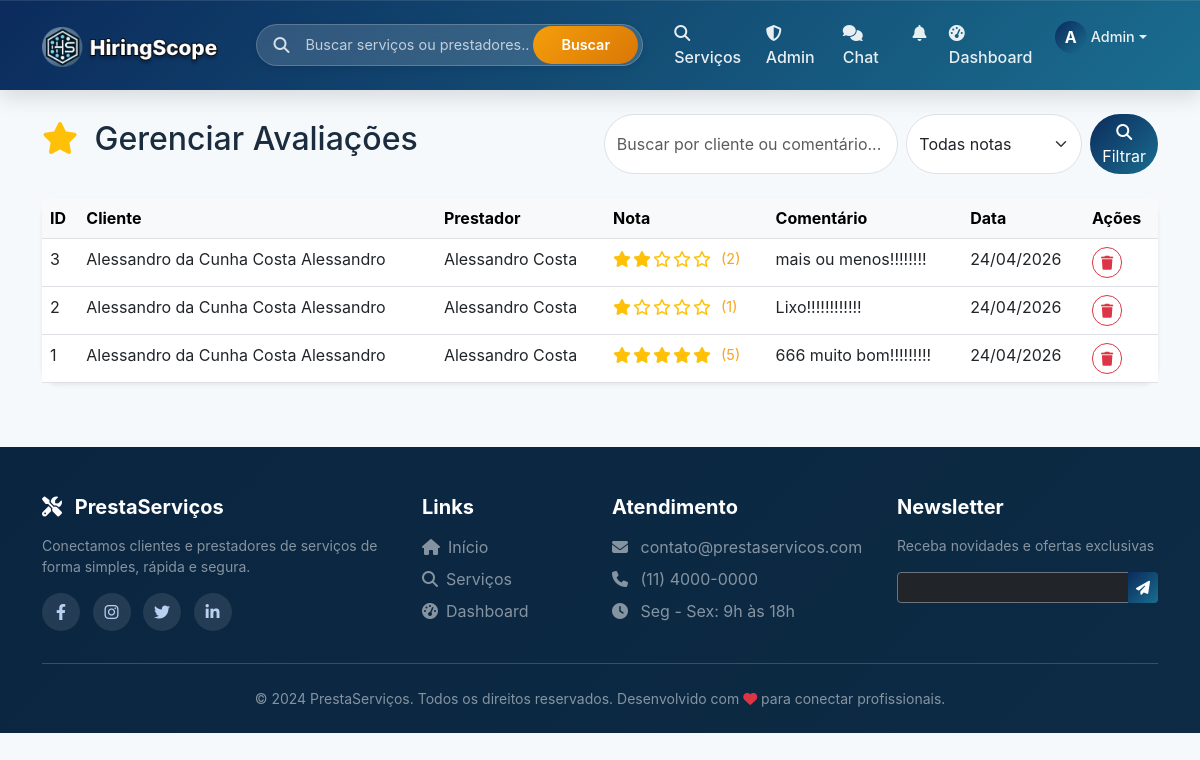
Page /admin/avaliacoes (signed in) on the earlier database version.
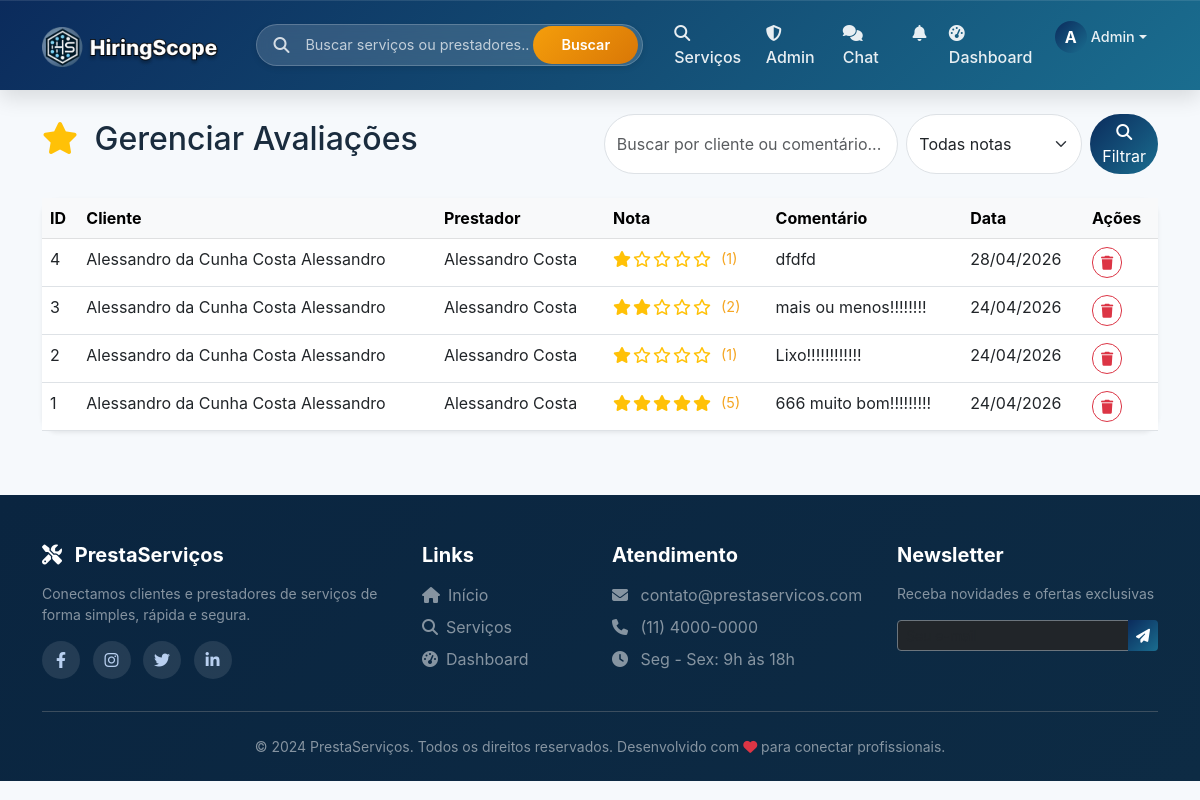
Same page on the later database version.
### models.py (models this page shows, shortened)
class Usuario(UserMixin, db.Model):
    __tablename__ = 'usuarios'
    id = db.Column(db.Integer, primary_key=True)
    nome = db.Column(db.String(100), nullable=False)
    email = db.Column(db.String(100), unique=True, nullable=False)
    senha_hash = db.Column(db.String(200), nullable=False)
    telefone = db.Column(db.String(20))
    tipo = db.Column(db.String(20), nullable=False)  # cliente, prestador
    is_admin = db.Column(db.Boolean, default=False)
    data_cadastro = db.Column(db.DateTime, default=datetime.utcnow)
    foto_perfil = db.Column(db.String(200), default='default.jpg')
    foto_url = db.Column(db.String(500), nullable=True)
    descricao = db.Column(db.Text)
    servicos_oferecidos = db.relationship('Servico', back_populates='prestador', lazy=True)
    avaliacoes_recebidas = db.relationship('Avaliacao', foreign_keys='Avaliacao.prestador_id', back_populates='prestador', lazy=True)
    avaliacoes_feitas = db.relationship('Avaliacao', foreign_keys='Avaliacao.cliente_id', back_populates='cliente', lazy=True)
    favoritos = db.relationship('Favorito', foreign_keys='Favorito.cliente_id', back_populates='cliente', lazy=True)
    contratos_como_cliente = db.relationship('Contrato', foreign_keys='Contrato.cliente_id', back_populates='cliente', lazy=True)
    contratos_como_prestador = db.relationship('Contrato', foreign_keys='Contrato.prestador_id', back_populates='prestador', lazy=True)

class Avaliacao(db.Model):
    __tablename__ = 'avaliacoes'
    id = db.Column(db.Integer, primary_key=True)
    contrato_id = db.Column(db.Integer, db.ForeignKey('contratos.id'), nullable=False)
    cliente_id = db.Column(db.Integer, db.ForeignKey('usuarios.id'), nullable=False)
    prestador_id = db.Column(db.Integer, db.ForeignKey('usuarios.id'), nullable=False)
    servico_id = db.Column(db.Integer, db.ForeignKey('servicos.id'), nullable=True)
    nota = db.Column(db.Integer, nullable=False)
    comentario = db.Column(db.Text)
    qualidade = db.Column(db.Integer, nullable=True)
    pontualidade = db.Column(db.Integer, nullable=True)
    comunicacao = db.Column(db.Integer, nullable=True)
    preco_justo = db.Column(db.Integer, nullable=True)
    data_avaliacao = db.Column(db.DateTime, default=datetime.utcnow)
    editado = db.Column(db.Boolean, default=False)
    data_edicao = db.Column(db.DateTime, nullable=True)
    cliente = db.relationship('Usuario', foreign_keys=[cliente_id], back_populates='avaliacoes_feitas')
    prestador = db.relationship('Usuario', foreign_keys=[prestador_id], back_populates='avaliacoes_recebidas')
    servico = db.relationship('Servico', foreign_keys=[servico_id], back_populates='avaliacoes')
    contrato = db.relationship('Contrato', foreign_keys=[contrato_id], back_populates='avaliacao')

### routes/admin_routes.py (the view)
@admin_bp.route('/avaliacoes')
@admin_required
def avaliacoes():
    nota = request.args.get('nota', '')
    search = request.args.get('search', '')
    query = Avaliacao.query
    if nota and nota.isdigit():
        query = query.filter_by(nota=int(nota))
    if search:
        query = query.join(Usuario, Avaliacao.cliente_id == Usuario.id).filter(
            Usuario.nome.ilike(f'%{search}%') |
            Avaliacao.comentario.ilike(f'%{search}%')
        )
    avaliacoes = query.order_by(Avaliacao.data_avaliacao.desc()).paginate(page=request.args.get('page', 1, type=int), per_page=20)
    return render_template('admin/avaliacoes.html', avaliacoes=avaliacoes, nota=nota, search=search)

### templates/admin/avaliacoes.html (shortened to what this page needs)
{% extends "base.html" %}
{% block content %}
<div class="container mt-4">
    <div class="d-flex justify-content-between align-items-center mb-4 flex-wrap gap-3">
        <h2>
            <i class="fas fa-star text-warning me-2"></i>
            Gerenciar Avaliações
        </h2>
        <div>
            <form method="GET" class="d-flex gap-2">
                <input type="text" name="search" class="form-control rounded-pill" placeholder="Buscar por cliente ou comentário..." value="{{ search }}">
                <select name="nota" class="form-select rounded-pill" style="width: auto;">
                    <option value="">Todas notas</option>
                </select>
                <button type="submit" class="btn btn-primary rounded-pill">
                    <i class="fas fa-search"></i> Filtrar
                </button>
            </form>
        </div>
    </div>
    <div class="card shadow-sm border-0 rounded-4">
        <div class="card-body p-0">
            <div class="table-responsive">
                <table class="table table-hover mb-0">
                    <thead class="table-light">
                        <tr>
                            <th>ID</th>
                            <th>Cliente</th>
                            <th>Prestador</th>
                            <th>Nota</th>
                            <th>Comentário</th>
                            <th>Data</th>
                            <th>Ações</th>
                        </tr>
                    </thead>
                    <tbody>
                        {% for avaliacao in avaliacoes.items %}
                        <tr>
                            <td>{{ avaliacao.id }}</td>
                            <td>{{ avaliacao.cliente.nome if avaliacao.cliente else 'Cliente' }}</td>
                            <td>{{ avaliacao.prestador.nome if avaliacao.prestador else 'Prestador' }}</td>
                            <td>
                                <div class="rating">
                                    {% for i in range(5) %}
                                        {% if i < avaliacao.nota %}
                                            <i class="fas fa-star text-warning"></i>
                                        {% else %}
                                            <i class="far fa-star text-warning"></i>
                                        {% endif %}
                                    {% endfor %}
                                    <span class="ms-2">({{ avaliacao.nota }})</span>
                                </div>
                            </td>
                            <td>{{ avaliacao.comentario[:50] }}{% if avaliacao.comentario and avaliacao.comentario|length > 50 %}...{% endif %}</td>
                            <td>{{ avaliacao.data_avaliacao.strftime('%d/%m/%Y') }}</td>
                            <td>
                                <form action="{{ url_for('admin.delete_avaliacao', avaliacao_id=avaliacao.id) }}" method="POST" class="d-inline" onsubmit="return confirm('Tem certeza que deseja remover esta avaliação?')">
                                    <button type="submit" class="btn btn-sm btn-outline-danger rounded-pill">
                                        <i class="fas fa-trash"></i>
                                    </button>
                                </form>
                            </td>
                        </tr>
                        {% endfor %}
                    </tbody>
                </table>
            </div>
        </div>
    </div>
</div>
{% endblock %}

### templates/base.html (shortened to what this page needs)
<!DOCTYPE html>
<html lang="pt-br">
<head>
    <link href="https://cdn.jsdelivr.net/npm/bootstrap@5.3.0/dist/css/bootstrap.min.css" rel="stylesheet">
    <link rel="stylesheet" href="https://cdnjs.cloudflare.com/ajax/libs/font-awesome/6.4.0/css/all.min.css">
    <link rel="stylesheet" href="{{ url_for('static', filename='style.css') }}">
    <link rel="stylesheet" href="{{ url_for('static', filename='css/base.css') }}">
</head>
<body>
    {% include "components/base/navbar.html" %}
    <main>
        {% block content %}{% endblock %}
    </main>
    {% include "components/base/footer.html" %}
</body>
</html>

### templates/components/base/navbar.html (shortened to what this page needs)
<nav class="navbar navbar-expand-lg navbar-dark sticky-top">
    <div class="container">
        <a class="navbar-brand" href="{{ url_for('main.index') }}">
            <img src="{{ url_for('static', filename='img/logo.png') }}"
                 alt="PrestaServiços"
                 class="navbar-logo"
                 style="height: 42px;"
                 onerror="this.onerror=null; this.parentNode.innerHTML='<i class=\'fas fa-tools me-2\'></i> PrestaServiços';">
        </a>
        <div class="search-bar-desktop d-none d-lg-block">
            <div class="search-bar-wrapper">
                <div class="search-icon"><i class="fas fa-search"></i></div>
                <input type="text" id="globalSearchInput" class="search-input" placeholder="Buscar serviços ou prestadores...">
                <button id="globalSearchBtn" class="search-btn">Buscar</button>
            </div>
        </div>
        <div class="collapse navbar-collapse" id="navbarNav">
            <ul class="navbar-nav ms-auto">
                <li class="nav-item">
                    <a class="nav-link" href="{{ url_for('servico.lista') }}">
                        <i class="fas fa-search me-1"></i> Serviços
                    </a>
                </li>
                {% if current_user.is_authenticated and current_user.is_admin %}
                <li class="nav-item">
                    <a class="nav-link" href="{{ url_for('admin.dashboard') }}">
                        <i class="fas fa-shield-alt me-1"></i> Admin
                    </a>
                </li>
                {% endif %}
                {% if current_user.is_authenticated %}
                    <li class="nav-item position-relative">
                        <a class="nav-link chat-link" href="{{ url_for('chat.index') }}">
                            <i class="fas fa-comments me-1"></i> Chat
                        </a>
                    </li>
                    <li class="nav-item dropdown">
                        <a class="nav-link" href="#" id="notificationDropdown" role="button" data-bs-toggle="dropdown">
                            <i class="fas fa-bell"></i>
                        </a>
                    </li>
                    <li class="nav-item">
                        <a class="nav-link" href="{{ url_for('main.dashboard') }}">
                            <i class="fas fa-tachometer-alt me-1"></i> Dashboard
                        </a>
                    </li>
                    <li class="nav-item dropdown">
                        <a class="nav-link dropdown-toggle d-flex align-items-center" href="#" id="userDropdown" role="button" data-bs-toggle="dropdown">
                            {% if current_user.foto_url %}
                                <img src="{{ current_user.foto_url }}" class="user-avatar-nav" alt="Avatar" onerror="this.style.display='none'; this.parentNode.querySelector('.user-avatar-nav-placeholder').style.display='inline-flex';">
                                <div class="user-avatar-nav-placeholder" style="display: none;">{{ current_user.nome[0]|upper }}</div>
                            {% else %}
                                <div class="user-avatar-nav-placeholder">{{ current_user.nome[0]|upper }}</div>
                            {% endif %}
                            <span class="user-name-nav ms-1">{{ current_user.nome.split()[0] }}</span>
                        </a>
                    </li>
                {% endif %}
            </ul>
        </div>
    </div>
</nav>

### templates/components/base/footer.html (shortened to what this page needs)
<footer class="footer pt-5 pb-4">
    <div class="container">
        <div class="row gy-4">
            <div class="col-md-4">
                <h5 class="fw-bold mb-3">
                    <i class="fas fa-tools me-2"></i> PrestaServiços
                </h5>
                <p class="text-white-50 small">
                    Conectamos clientes e prestadores de serviços de forma simples, rápida e segura.
                </p>
                <div class="social-links mt-3">
                    <a href="#" class="me-2"><i class="fab fa-facebook-f"></i></a>
                    <a href="#" class="me-2"><i class="fab fa-instagram"></i></a>
                    <a href="#" class="me-2"><i class="fab fa-twitter"></i></a>
                    <a href="#" class="me-2"><i class="fab fa-linkedin-in"></i></a>
                </div>
            </div>
            <div class="col-md-2">
                <h5 class="fw-bold mb-3">Links</h5>
                <ul class="list-unstyled">
                    <li class="mb-2"><a href="{{ url_for('main.index') }}" class="text-white-50 text-decoration-none"><i class="fas fa-home me-2"></i>Início</a></li>
                    <li class="mb-2"><a href="{{ url_for('servico.lista') }}" class="text-white-50 text-decoration-none"><i class="fas fa-search me-2"></i>Serviços</a></li>
                    {% if current_user.is_authenticated %}
                        <li class="mb-2"><a href="{{ url_for('main.dashboard') }}" class="text-white-50 text-decoration-none"><i class="fas fa-tachometer-alt me-2"></i>Dashboard</a></li>
                    {% endif %}
                </ul>
            </div>
            <div class="col-md-3">
                <h5 class="fw-bold mb-3">Atendimento</h5>
                <ul class="list-unstyled">
                    <li class="mb-2 text-white-50"><i class="fas fa-envelope me-2"></i> contato@prestaservicos.com</li>
                    <li class="mb-2 text-white-50"><i class="fas fa-phone me-2"></i> (11) 4000-0000</li>
                    <li class="mb-2 text-white-50"><i class="fas fa-clock me-2"></i> Seg - Sex: 9h às 18h</li>
                </ul>
            </div>
            <div class="col-md-3">
                <h5 class="fw-bold mb-3">Newsletter</h5>
                <p class="text-white-50 small">Receba novidades e ofertas exclusivas</p>
                <div class="input-group">
                    <input type="email" class="form-control form-control-sm bg-dark text-white border-secondary" placeholder="Seu e-mail">
                    <button class="btn btn-primary btn-sm" type="button">
                        <i class="fas fa-paper-plane"></i>
                    </button>
                </div>
            </div>
        </div>
        <hr class="my-4 border-secondary opacity-50">
        <div class="text-center">
            <p class="mb-0 text-white-50 small">
                &copy; 2024 PrestaServiços. Todos os direitos reservados.
                Desenvolvido com <i class="fas fa-heart text-danger"></i> para conectar profissionais.
            </p>
        </div>
    </div>
</footer>

Differences in the rows shown:
added Avaliacao: id "4", cliente "Alessandro da Cunha Costa Alessandro", prestador "Alessandro Costa", nota "1", comentario "dfdfd", data_avaliacao "28/04/2026"
